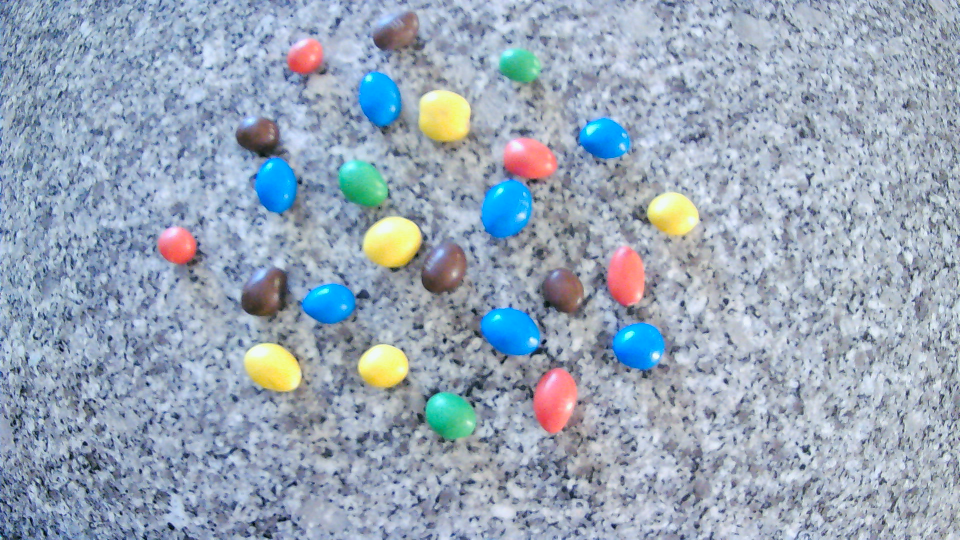
#> input picture assignment1/data/GreyBackground/calib_img_4.png, 1920 x 1080 px (shown at 1/2 size)
$ jupyter execute --allow-errors Assignment1_VC.ipynb   (shell and % lines are left out)   (older library calls are emulated)
#> lines starting #> are read from the running program, lines starting #| are printed output that depends on the picture; after the words box and inside, x2 and y2 are one past the last pixel; in counts of white or black regions, pixels touching at a corner belong together
#> further down, img is the input picture: shape (1080, 1920, 3); mean B, G, R 184.5, 166.9, 152.2
# Assignment 1 - __M&M Factory QA__

- To calculate:

    - [ ] Color distribuition. Must warn if any color is missing

    - [ ] Average shape area in mm and organized by color

[Documentation online](https://docs.opencv.org/4.x/dc/dbb/tutorial_py_calibration.html)

## A) Calibrate intrinsic paramenters and lens distortion of the camera. Show the intrinsic matrix and the lens distortion coeffiecients.


[cell 1]


from matplotlib import pyplot as plt
import numpy as np
import cv2 as cv
import glob
import sympy
import pandas as pd

### __Detection of Checkboard__

[cell 2]
# tuple that says the grid size (note these are interior corners)
grid_size = (7,4)

# termination criteria
criteria = (cv.TERM_CRITERIA_EPS + cv.TERM_CRITERIA_MAX_ITER, 30, 0.001)

# prepare object points, like (0,0,0), (1,0,0), (2,0,0) ....,(6,5,0)
objp = np.zeros((grid_size[1]*grid_size[0],3), np.float32)
objp[:,:2] = np.mgrid[0:grid_size[0],0:grid_size[1]].T.reshape(-1,2)

# Arrays to store object points and image points from all the images.
objpoints = [] # 3d point in real world space
imgpoints = [] # 2d points in image plane.

images = sorted(glob.glob('data/IntrinsicCalibration/calib_img_[0-9].png'))

for fname in images:

    print(f"Loading Image {fname}")
    img = cv.imread(fname)

    plt.subplot(1,2,1)
    plt.imshow(cv.cvtColor(img, cv.COLOR_BGR2RGB))
    plt.axis('off')
    plt.title('Original')
    gray = cv.cvtColor(img, cv.COLOR_BGR2GRAY)

    # Find the chess board corners
    ret, corners = cv.findChessboardCornersSB(gray, grid_size, None)
    # If found, add object points, image points (after refining them)
    if ret == True:
        objpoints.append(objp)
        corners2 = cv.cornerSubPix(gray,corners, (11,11), (-1,-1), criteria)
        imgpoints.append(corners2)
        # Draw and display the corners
        cv.drawChessboardCorners(img, grid_size, corners2, ret)

    plt.subplot(1,2,2)
    plt.imshow(cv.cvtColor(img, cv.COLOR_BGR2RGB))
    plt.axis('off')
    plt.title('Detected')
    plt.show()


#> (the rest of this cell did not finish here and is left out)

### __Calculating Intrinsic Camera Matrix__

#> (a cell that did not finish here is left out)

### __UnWarp Images__

[cell 4]
images = sorted(glob.glob('data/IntrinsicCalibration/calib_img_[0-9].png'))
unwarped_img = []
for fname in images:

    print(f"Loading Image {fname}")
    img = cv.imread(fname)
    h,  w = img.shape[:2]
    newcameramtx, roi = cv.getOptimalNewCameraMatrix(mtx, dist, (w,h), 1, (w,h))

    # undistort
    dst = cv.undistort(img, mtx, dist, None, newcameramtx)
    # crop the image
    x, y, w, h = roi
    dst = dst[y:y+h, x:x+w]
    plt.subplot(1,2,1)
    plt.imshow(cv.cvtColor(img, cv.COLOR_BGR2RGB))
    plt.axis('off')
    plt.title('Original')
    plt.subplot(1,2,2)
    plt.axis('off')
    plt.imshow(cv.cvtColor(dst, cv.COLOR_BGR2RGB))
    plt.title("Undistorted")
    plt.show()
    unwarped_img.append(dst)

[cell 5]
# [19 lines left out: function old_way, not called in this run]

[cell 6]
# [5 lines left out: function plot_mask, not called in this run]

[cell 7]
def calculate_boundary(center, margin, inputType='abs'):
    inv = 0
    if inputType == 'abs':
        #from 0 to 255
        if center+margin > 255 :
            inv = 1
            lb = int(np.max([0, (center+margin)-255]))
            hb = int(np.min([(center-margin),255]))
        elif  center-margin < 0:
            inv = 1
            lb = int(np.max([(center+margin), 0]))
            hb = int(np.min([(255-np.abs(center-margin)),255]))
        else:
            lb = int(np.max([(center-margin),0]))
            hb = int(np.min([(center+margin),255]))
    if inputType == 'deg':
        #from center 0 to 180
        center_deg = center*(255/180)
        margin_deg = margin*(255/180)
        lb = int(np.max([(center_deg-margin_deg)*ratio,0]))
        hb = int(np.min([(center_deg+margin_deg)*ratio,255])) # percentage of the range covered

    return (inv, [lb, hb])

[cell 8]
def segment_sat(img, thres):
    low_saturation = int(np.min([255,thres*2.55]))# in 0, 255 range
    _, mask_sat =    cv.threshold(img, low_saturation, 255           , cv.THRESH_BINARY)

    #Clean up saturation mask
    kernel = np.ones((5, 5), np.uint8)

    # The first parameter is the original image,
    # kernel is the matrix with which image is
    # convolved and third parameter is the number
    # of iterations, which will determine how much
    # you want to erode/dilate a given image.

    sat_cleaned = cv.erode(mask_sat, kernel, iterations=7)
    sat_cleaned = cv.dilate(sat_cleaned, kernel, iterations=7)

    return sat_cleaned

[cell 9]
# [20 lines left out: function background, not called in this run]

[cell 10]
def segment_color(hue, target, margin):
    #the Hue is the component that can help us separate the candies.
    # We can assume that the M&M will be the most saturated thing
    # in the picture. To address this we implement a high pass filter
    # on the saturation channel

    max_hue = 180   #   account for full hsv or not cause idk what im doing by now
    if(np.max(hue) > 180):
        max_hue = 255

    inv, band = calculate_boundary(target, margin)

    if inv == 1:
        _, mask_l =    cv.threshold(hue, band[0]   , max_hue   , cv.THRESH_BINARY_INV)
        _, mask_h =    cv.threshold(hue, band[1]   , max_hue   , cv.THRESH_BINARY)
        delta = cv.bitwise_or(mask_l,mask_h)
    elif inv == 0:
        _, mask_l =    cv.threshold(hue, band[0]   , max_hue   , cv.THRESH_BINARY)
        _, mask_h =    cv.threshold(hue, band[1]   , max_hue   , cv.THRESH_BINARY_INV)
        delta = cv.bitwise_and(mask_l,mask_h)

    return delta

[cell 11]
def cleanup(mask, ks, e, d, n):
    # we could try and adjust the kernel to match the lighting source and try and remove the
    # shadows that way but that would make the algorithm even more dependent on lighting

    #Clean up Color mask
    kernel = np.ones((ks, ks), np.uint8)
    # The first parameter is the original imagek,
    # kernel is the matrix with which image is
    # convolved and third parameter is the number
    # of iterations, which will determine how much
    # you want to erode/dilate a given image.

    for i in range(n):
        mask_clean = cv.erode(mask, kernel, iterations=e)
        mask_clean = cv.dilate(mask_clean, kernel, iterations=d)

    mask_clean = cv.dilate(mask_clean, (5,5), iterations=2)

    return mask_clean

[cell 12]
# [13 lines left out: function composite_image, not called in this run]

[cell 13]
from random import randrange
def randomcolor():
    return (randrange(256),randrange(256),randrange(256))

#print(f"Random Color :{randomcolor()}")

### Average Blob Diameter

[cell 14]
# Find Average value for Blob diameter
#
# Using the image with most M&Ms and we really just want to find the size of the candies so we will only use the saturation mask
images = sorted(glob.glob('data/WhiteBackground/calib_img_[0-9].png'))
stats = []

for fname in images:
    original = cv.imread(fname)
    _, s, _ = cv.split(cv.cvtColor(original, cv.COLOR_BGR2HSV_FULL))

    mask = segment_sat(s, 50)
    #plot_mask(mask, "Mask")

    params = cv.SimpleBlobDetector_Params()

    # Filter by Circularity
    params.filterByCircularity = False
    #params.minCircularity = 0.1

    # Filter by Convexity
    params.filterByConvexity = False
    #params.minConvexity = 0.87

    # Filter by Inertia
    params.filterByInertia = False
    #params.minInertiaRatio = 0.01

    # Filter by Area
    params.filterByArea = False
    #params.minArea = 0.01
    #params.maxArea = 0.01


    params.filterByColor = True # THIS IS A binary image so the blob is always at max value
    params.blobColor = 255

    detector = cv.SimpleBlobDetector_create(params)
    # Detect blobs.
    keypoints = detector.detect(mask)

    i = 0
    for kp in keypoints:
        i += 1
        #print(f"Blob {i} has {kp.size} size)")
        stats.append(kp.size)

    gray = cv.cvtColor(cv.cvtColor(original,cv.COLOR_BGR2GRAY),cv.COLOR_GRAY2BGR)

    im_with_keypoints = cv.drawKeypoints(gray, keypoints, np.array([]), (0,0,255), cv.DRAW_MATCHES_FLAGS_DRAW_RICH_KEYPOINTS)

    # [5 lines of commented-out code are left out]


dataframe = pd.Series(stats)

[cell 15]
print(f"High Margin {(dataframe.max() - dataframe.mean())*100/dataframe.mean():.1f}%")
print(f"Low Margin {(dataframe.mean() - dataframe.min())*100/dataframe.mean():.1f}%")
print(f"Center {0.5*(dataframe.max() + dataframe.min()):.0f}")
dataframe.describe()

Given the values of the cell above we can estimate that the largest diameter would be 110 and the smallest to be 50 meaning the radius are 55 and 25 respectively

### __Count Blobs__

[cell 16]
# [64 lines left out: function countblobs, not called in this run]

[cell 17]
#NUMBER STATS
# [13 lines left out: function numberstats, not called in this run]

[cell 18]
# [84 lines left out: function plot_results, not called in this run]

[cell 19]
def countCandies(img):
    hsv = cv.cvtColor(img, cv.COLOR_BGR2HSV_FULL) #Because full h is now 8 bit - [0,255]
#> hsv: shape (1080, 1920, 3); mean H, S, V 148.5, 54.4, 188.8

    global h, s, v
    h, s, v = cv.split(hsv)
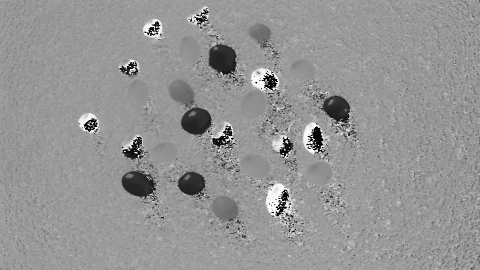
#> h: shape (1080, 1920) (shown at 1/4 size); min 0, max 255, mean 148.5
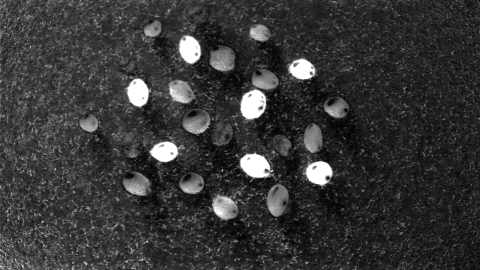
#> s: shape (1080, 1920) (shown at 1/4 size); min 0, max 255, mean 54.4
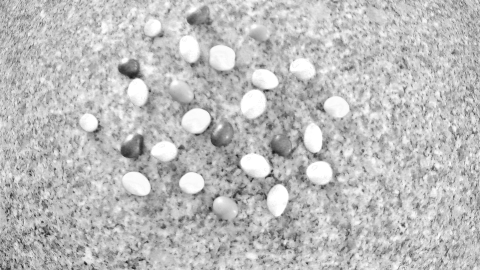
#> v: shape (1080, 1920) (shown at 1/4 size); min 4, max 255, mean 188.8

    global mask_sat
    global mask_red, mask_blue, mask_yellow, mask_green
    global mask_sat_red, mask_sat_blue, mask_sat_yellow, mask_sat_green
    global final_red, final_blue, final_yellow, final_green


    mask_sat = segment_sat(s, 50)
#> in segment_sat, `_, mask_sat =    cv.threshold(img, low_saturation, 255           , cv...`:
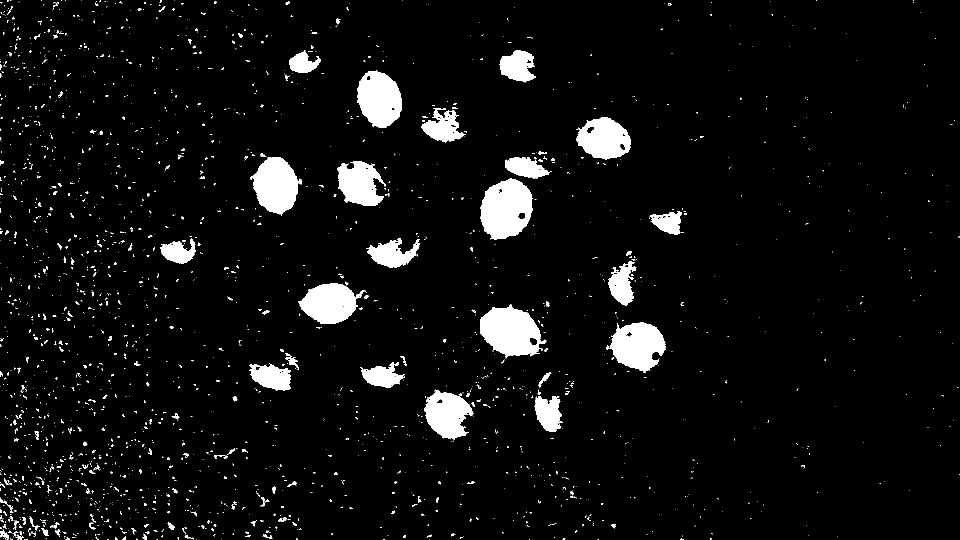
#> mask_sat: shape (1080, 1920) (shown at 1/2 size); 5.6% white; 2405 white regions (2150 under 20 px), largest, box (x1, y1, x2, y2) and area: (961, 356, 1065, 480) 9539, (960, 608, 1093, 715) 9185, (501, 314, 604, 431) 7767

    ks = 3 # kernel Size
    e = 4 # erodes
    d = 6 # dilates
    n = 1 # number of cycles

    mask_red = cleanup(segment_color(h, 255, 15), ks, e ,d ,n)
#> in cleanup, `kernel = np.ones((ks, ks), np.uint8)`: kernel = [[1, 1, 1], [1, 1, 1], [1, 1, 1]]
    mask_blue = cleanup(segment_color(h, 146, 3), ks, e ,d ,n)
#> call 2 of segment_color, with target = 146, margin = 3
#> in segment_color (call 2), `delta = cv.bitwise_and(mask_l,mask_h)`:
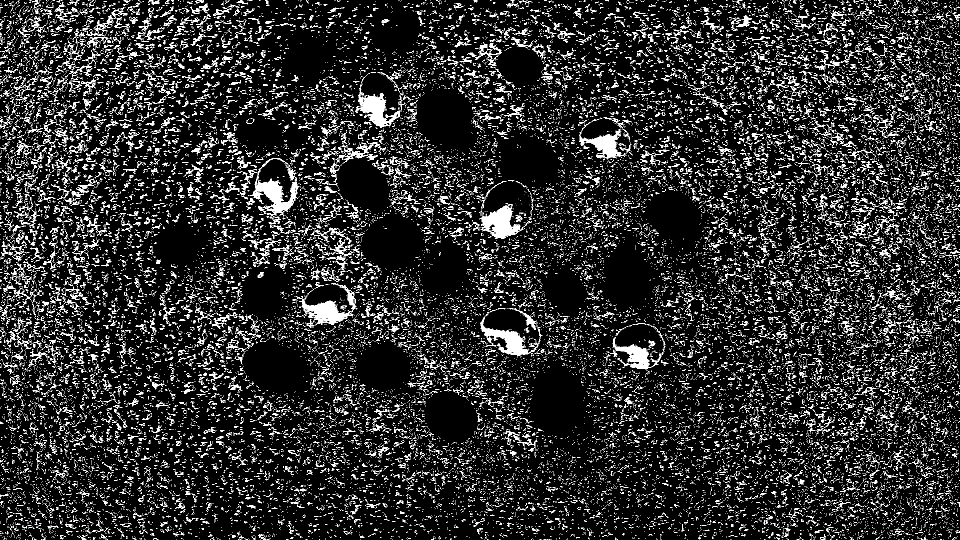
#> delta: shape (1080, 1920) (shown at 1/2 size); 18.3% white in thin lines or dots
    mask_yellow = cleanup(segment_color(h, 35, 5), ks, e ,d ,n)
    mask_green = cleanup(segment_color(h, 100, 30), ks, e ,d ,n) # CHECK
#> call 4 of segment_color, with target = 100, margin = 30
#> in segment_color (call 4), `_, mask_l =    cv.threshold(hue, band[0]   , max_hue   , cv.THRESH_BIN..`:
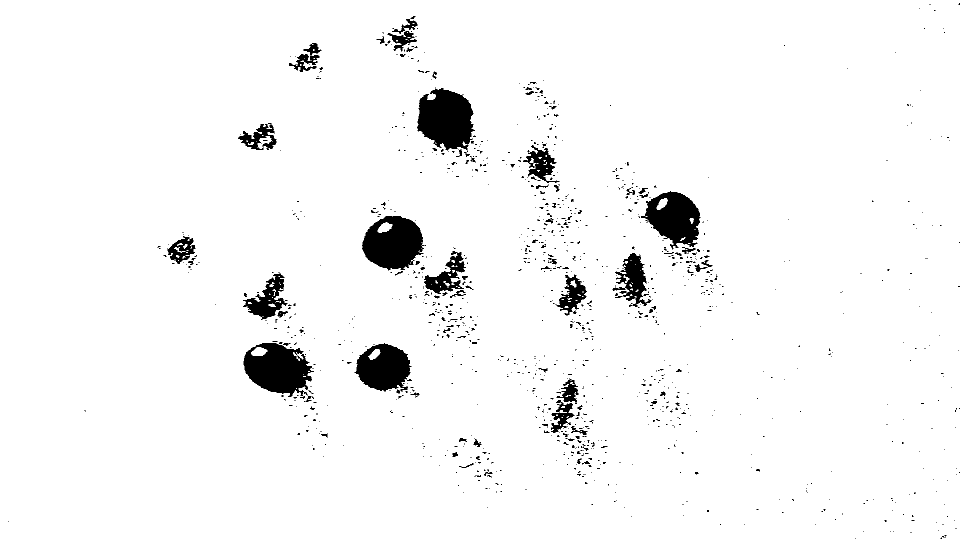
#> mask_l: shape (1080, 1920) (shown at 1/2 size); 96% white; 1135 black regions (937 under 20 px), largest, box (x1, y1, x2, y2) and area: (834, 174, 950, 304) 10456, (487, 686, 628, 794) 9984, (724, 432, 848, 542) 9634

    mask_sat_red = cleanup(cv.bitwise_and(mask_sat,mask_red), ks, e,d, n)
#> the loop in cleanup (call 5), `for i in range(n):` made 1 pass
#> pass 1, in cleanup (call 5), `mask_clean = cv.erode(mask, kernel, iterations=e)`:
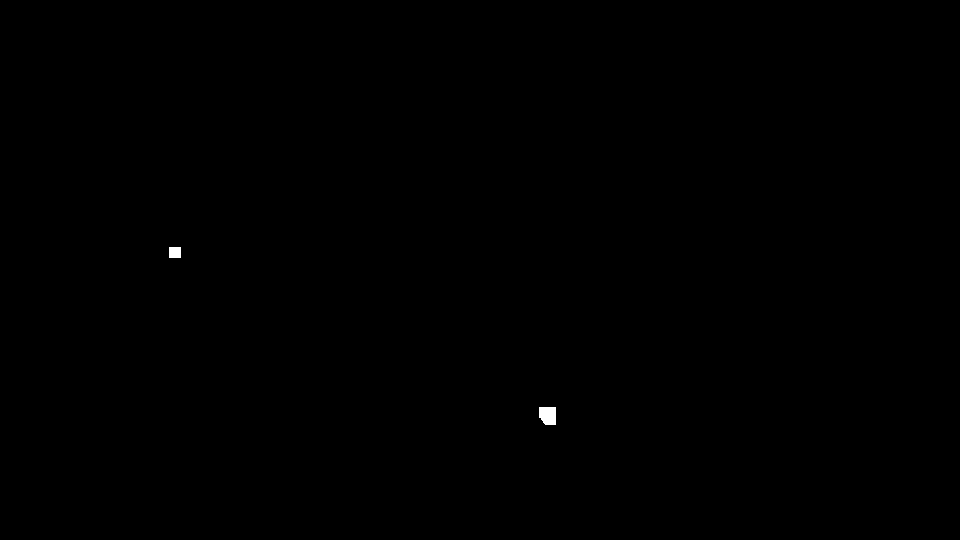
#> mask_clean: shape (1080, 1920) (shown at 1/2 size); 0.07% white; 2 white regions, box (x1, y1, x2, y2) and area: (1079, 814, 1111, 850) 1058, (339, 494, 361, 516) 484
#> (the rest of the program and of its run is left out)
